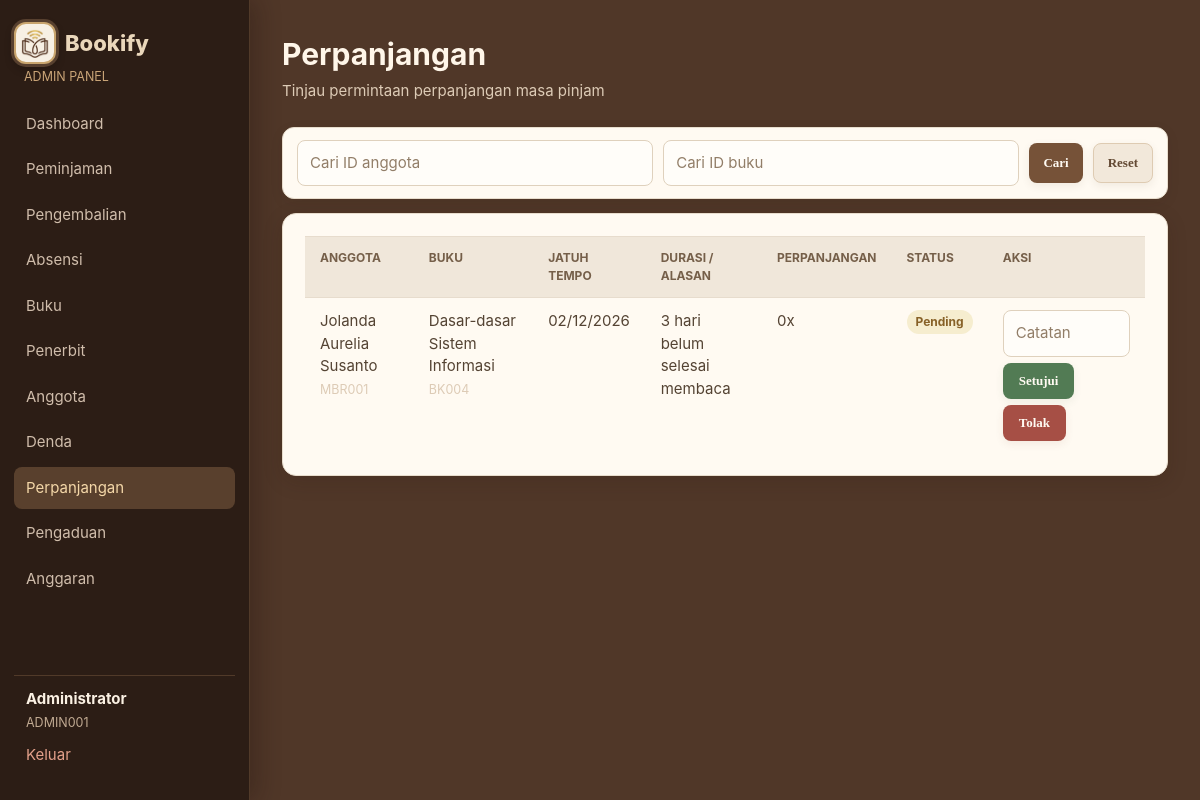
The app's page /admin/extensions.php (signed in) with its own data.
### tables this page shows
CREATE TABLE extensions (
    id INTEGER PRIMARY KEY AUTOINCREMENT, user_id INTEGER NOT NULL, borrowing_id INTEGER NOT NULL,
    requested_at TEXT NOT NULL DEFAULT CURRENT_TIMESTAMP, new_due_date TEXT, status TEXT NOT NULL DEFAULT 'pending',
    admin_note TEXT, reviewed_at TEXT, created_at TEXT NOT NULL DEFAULT CURRENT_TIMESTAMP,
    updated_at TEXT NOT NULL DEFAULT CURRENT_TIMESTAMP, reason TEXT, duration_days INTEGER NOT NULL DEFAULT 7,
    FOREIGN KEY (user_id) REFERENCES users(id), FOREIGN KEY (borrowing_id) REFERENCES borrowings(id)
);

CREATE TABLE users (
    id INTEGER PRIMARY KEY AUTOINCREMENT, member_id TEXT NOT NULL UNIQUE, name TEXT NOT NULL,
    email TEXT NOT NULL UNIQUE, phone TEXT, gender TEXT, address TEXT, password TEXT NOT NULL,
    role TEXT NOT NULL DEFAULT 'member', status TEXT NOT NULL DEFAULT 'active',
    created_at TEXT NOT NULL DEFAULT CURRENT_TIMESTAMP, updated_at TEXT NOT NULL DEFAULT CURRENT_TIMESTAMP
, photo_path TEXT, nik TEXT);

CREATE TABLE books (
    id INTEGER PRIMARY KEY AUTOINCREMENT, book_id TEXT NOT NULL UNIQUE, title TEXT NOT NULL, author TEXT NOT NULL,
    year INTEGER, pages INTEGER, genre TEXT, stock INTEGER NOT NULL DEFAULT 1, available INTEGER NOT NULL DEFAULT 1,
    cover_url TEXT, publisher_id INTEGER, created_at TEXT NOT NULL DEFAULT CURRENT_TIMESTAMP,
    updated_at TEXT NOT NULL DEFAULT CURRENT_TIMESTAMP, synopsis TEXT,
    FOREIGN KEY (publisher_id) REFERENCES publishers(id) ON DELETE SET NULL
);

CREATE TABLE borrowings (
    id INTEGER PRIMARY KEY AUTOINCREMENT, user_id INTEGER NOT NULL, book_id INTEGER NOT NULL,
    borrowed_at TEXT NOT NULL DEFAULT CURRENT_TIMESTAMP, due_date TEXT NOT NULL, returned_at TEXT,
    status TEXT NOT NULL DEFAULT 'active', renew_count INTEGER NOT NULL DEFAULT 0,
    created_at TEXT NOT NULL DEFAULT CURRENT_TIMESTAMP, updated_at TEXT NOT NULL DEFAULT CURRENT_TIMESTAMP, fulfillment_method TEXT, pickup_deadline TEXT, shipping_fee INTEGER NOT NULL DEFAULT 0, receipt_no TEXT, estimated_delivery TEXT, payment_method TEXT, paid_at TEXT, delivery_address TEXT, payment_deadline TEXT, history_visible INTEGER NOT NULL DEFAULT 1,
    FOREIGN KEY (user_id) REFERENCES users(id), FOREIGN KEY (book_id) REFERENCES books(id)
);

### admin/extensions.php (the view, shortened to what this page needs)
<?php
require_once __DIR__ . '/../includes/layout.php'; require_admin();
$memberId = trim($_GET['member_id'] ?? ''); $bookId = trim($_GET['book_id'] ?? '');
$sql = 'SELECT e.*,u.name,u.member_id,b.title,b.book_id,br.due_date,br.renew_count FROM extensions e JOIN users u ON u.id=e.user_id JOIN borrowings br ON br.id=e.borrowing_id JOIN books b ON b.id=br.book_id WHERE u.member_id LIKE ? AND b.book_id LIKE ? ORDER BY e.requested_at DESC';
$data = rows($sql, ['%' . $memberId . '%', '%' . $bookId . '%']);
?>
<form class="toolbar admin-id-search" method="get"><input name="member_id" value="<?= e($memberId) ?>" placeholder="Cari ID anggota"><input name="book_id" value="<?= e($bookId) ?>" placeholder="Cari ID buku"><button type="submit" class="btn btn-primary">Cari</button><a class="button secondary btn btn-secondary" href="<?= e(url('admin/extensions.php')) ?>">Reset</a></form>
<section class="card table-card"><table><thead><tr><th>Anggota</th><th>Buku</th><th>Jatuh tempo</th><th>Durasi / alasan</th><th>Perpanjangan</th><th>Status</th><th>Aksi</th></tr></thead><tbody><?php foreach ($data as $row): ?><tr><td><?= e($row['name']) ?><br><small class="muted"><?= e($row['member_id']) ?></small></td><td><?= e($row['title']) ?><br><small class="muted"><?= e($row['book_id']) ?></small></td><td><?= date_id($row['due_date']) ?></td><td><?= (int)($row['duration_days']??7) ?> hari<br><?= e($row['reason']??'') ?></td><td><?= e($row['renew_count']) ?>x</td><td><?= status_badge($row['status']) ?></td><td><?php if ($row['status'] === 'pending'): ?><form method="post" class="actions"><input type="hidden" name="id" value="<?= (int) $row['id'] ?>"><input name="admin_note" placeholder="Catatan"><button name="status" value="approved" class="success">Setujui</button><button name="status" value="rejected" class="danger">Tolak</button></form><?php endif; ?></td></tr><?php endforeach; ?><?php if (!$data): ?><tr><td colspan="7" class="muted">Tidak ada permintaan perpanjangan.</td></tr><?php endif; ?></tbody></table></section>

### includes/bootstrap.php (shortened to what this page needs)
<?php
function base_url(string $path = ''): string
{
    $script = rawurldecode($_SERVER['SCRIPT_NAME'] ?? '');
    $marker = '/versiphp/';
    $position = stripos($script, $marker);
    $base = $position === false ? '' : substr($script, 0, $position + strlen($marker) - 1);
    return $base . ($path === '' ? '/' : '/' . ltrim($path, '/'));
}
function url(string $path = ''): string
{
    return base_url($path);
}
function e(mixed $value): string
{
    return htmlspecialchars((string) $value, ENT_QUOTES, 'UTF-8');
}
function pdo(): PDO
{
    $pdo = new PDO('sqlite:' . DB_FILE);
    $pdo->setAttribute(PDO::ATTR_ERRMODE, PDO::ERRMODE_EXCEPTION);
    $pdo->setAttribute(PDO::ATTR_DEFAULT_FETCH_MODE, PDO::FETCH_ASSOC);
    $pdo->exec('PRAGMA foreign_keys = ON');
    initialise_database($pdo);
    return $pdo;
}
function initialise_database(PDO $db): void
{
    $userColumns = array_column($db->query('PRAGMA table_info(users)')->fetchAll(), 'name');
    $db->exec("UPDATE users SET address=address||', Semarang' WHERE email IN ('andi@email.com','sari@email.com','budi@email.com','lina@email.com','reza@email.com') AND address IS NOT NULL AND address NOT LIKE '%Semarang%'");
    $db->exec("UPDATE users SET address='Perpustakaan Bookify, Semarang' WHERE member_id='ADMIN001' AND address='Perpustakaan Bookify'");
    $db->exec("UPDATE publishers SET location='Semarang' WHERE name IN ('Gramedia Pustaka Utama','Erlangga','Mizan','Kompas') AND location IN ('Jakarta','Bandung')");
    $bookColumns = array_column($db->query('PRAGMA table_info(books)')->fetchAll(), 'name');
    $borrowingColumns = array_column($db->query('PRAGMA table_info(borrowings)')->fetchAll(), 'name');
    $extensionColumns = array_column($db->query('PRAGMA table_info(extensions)')->fetchAll(), 'name');
    $complaintColumns = array_column($db->query('PRAGMA table_info(complaints)')->fetchAll(), 'name');
    if ((int) $db->query('SELECT COUNT(*) FROM users')->fetchColumn() === 0) {
        seed_database($db);
    }
    $seedMigration=$db->prepare('SELECT 1 FROM app_migrations WHERE name=?');
    $seedMigration->execute(['member_mbr001_ongoing_loan_v1']);
    $hideExample=$db->prepare('SELECT 1 FROM app_migrations WHERE name=?');
    $hideExample->execute(['hide_mbr001_bk004_history_v1']);
}
function rows(string $query, array $params = []): array
{
    $statement = pdo()->prepare($query);
    $statement->execute($params);
    return $statement->fetchAll();
}
function status_badge(string $status): string
{
    return '<span class="badge badge-' . e($status) . '">' . e(ucfirst($status)) . '</span>';
}
function date_id(?string $value, bool $withTime = false): string
{
    $time = strtotime($value);
    return date($withTime ? 'd/m/Y H:i' : 'd/m/Y', $time);
}

### records on screen
extensions: user.name "Jolanda Aurelia Susanto", user.member_id "MBR001", books.title "Dasar-dasar Sistem Informasi", books.book_id "BK004", borrowing.due_date "02/12/2026", duration_days "3", reason "belum selesai membaca", borrowing.renew_count "0", status "Pending"

### other values on screen
$label "Dashboard"
$label "Peminjaman"
$label "Pengembalian"
$label "Absensi"
$label "Buku"
$label "Penerbit"
$label "Anggota"
$label "Denda"
$label "Perpanjangan"
$label "Pengaduan"
$label "Anggaran"
$user['name'] "Administrator"
$user['member_id'] "ADMIN001"
$title "Perpanjangan"
$subtitle "Tinjau permintaan perpanjangan masa pinjam"
